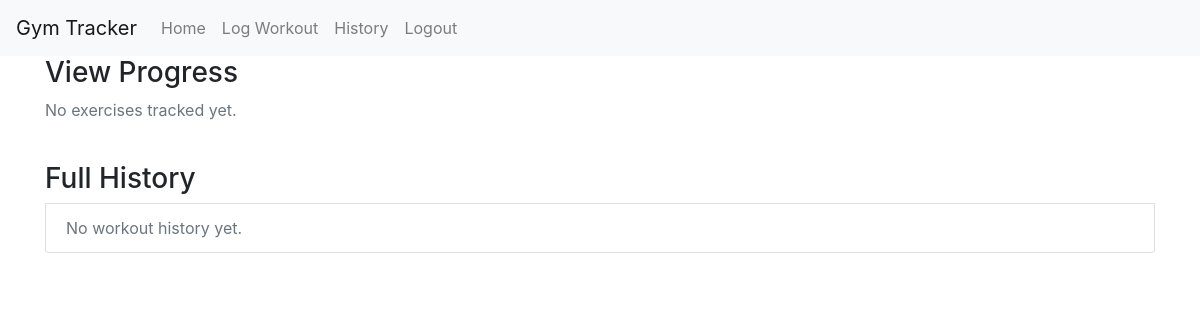
The page /history (signed in) on the database as committed earlier.
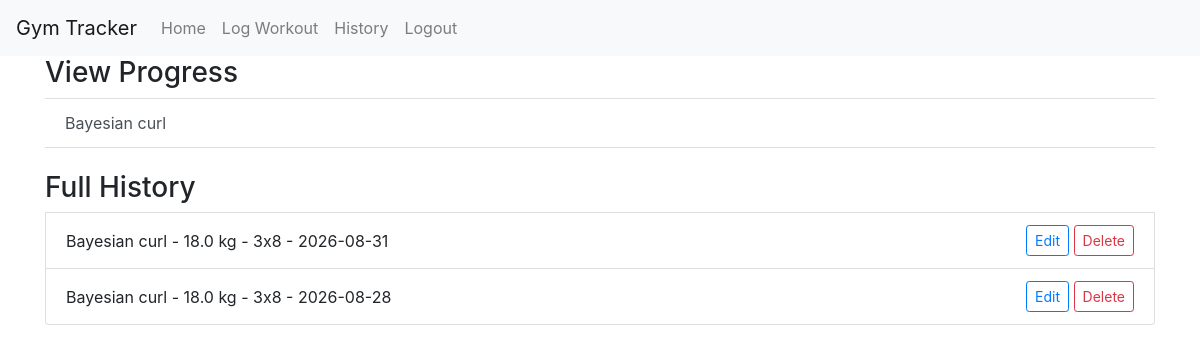
The same page on the database as committed later.
### app/models.py (models this page shows, shortened)
class Workout(db.Model):
      id = db.Column(db.Integer, primary_key=True)
      user_id = db.Column(db.Integer, db.ForeignKey("users.id"))
      exercise_name = db.Column(db.String(100))
      weight = db.Column(db.Float)
      sets = db.Column(db.Integer)
      reps = db.Column(db.Integer)
      date = db.Column(db.Date)

### app/__init__.py (the view)
    @app.route("/history")
    @login_required
    def history():
        workouts = Workout.query.filter_by(user_id=current_user.id).order_by(Workout.date.desc()).all()
        unique_exercises = {workout.exercise_name for workout in workouts}
        return render_template("history.html", workouts=workouts, unique_exercises=unique_exercises)

### app/templates/history.html (shortened to what this page needs)
{% extends "base.html" %}
{% block content %}
<h3>View Progress</h3>
<div class="list-group list-group-flush">
    {% for exercise in unique_exercises %}
        <a href="{{ url_for('progress', exercise_name=exercise) }}" class="list-group-item list-group-item-action">{{ exercise.capitalize() }}</a>
    {% else %}
        <p class="text-muted">No exercises tracked yet.</p>
    {% endfor %}
</div>
<br>
<h3>Full History</h3>
{% for workout in workouts %}
    <div class="list-group-item d-flex justify-content-between align-items-center">
        <span>{{workout.exercise_name.capitalize()}} - {{workout.weight}} kg - {{workout.sets}}x{{workout.reps}} - {{workout.date}}</span>
        <div>
            <a href="{{ url_for('edit_workout', workout_id=workout.id) }}" class="btn btn-sm btn-outline-primary">Edit</a>
            <a href="{{ url_for('delete_workout', workout_id=workout.id) }}" class="btn btn-sm btn-outline-danger">Delete</a>
        </div>
    </div>
{% else %}
    <li class="list-group-item text-muted">No workout history yet.</li>
{% endfor %}
{% endblock %}

### app/templates/base.html (shortened to what this page needs)
<!DOCTYPE html>
<html>
    <head>
        <link rel="stylesheet" href="https://cdn.jsdelivr.net/npm/bootstrap@4.3.1/dist/css/bootstrap.min.css">
    </head>
    <body>
        <nav class="navbar navbar-expand-lg navbar-light bg-light">
        <a class="navbar-brand" href="#">Gym Tracker</a>
        <div class="collapse navbar-collapse" id="navbarNav">
            <ul class="navbar-nav">
            <li class="nav-item">
                <a class="nav-link" href="{{ url_for('homepage') }}">Home <span class="sr-only">(current)</span></a>
            </li>
            {% if current_user.is_authenticated %}
                <li class="nav-item">
                    <a class="nav-link" href="{{ url_for('log_workout') }}">Log Workout</a>
                </li>
                <li class="nav-item">
                    <a class="nav-link" href="{{ url_for('history') }}">History</a>
                </li>
                <li class="nav-item">
                    <a class="nav-link" href="{{ url_for('logout') }}">Logout</a>
                </li>
            {% endif %}
            </ul>
        </div>
        </nav>
        <div class="container">
            {% block content %}
            {% endblock %}
        </div>
    </body>
</html>

Rows that differ between the two databases and show on the page:
added Workout: capitalize "Bayesian curl", exercise_name "Bayesian curl", weight "18.0", sets "3", reps "8", date "2026-08-31"
added Workout: exercise_name "Bayesian curl", weight "18.0", sets "3", reps "8", date "2026-08-28", shown under "Full History"
Other text that changed with them:
text no longer shown: "No exercises tracked yet. No workout history yet."
